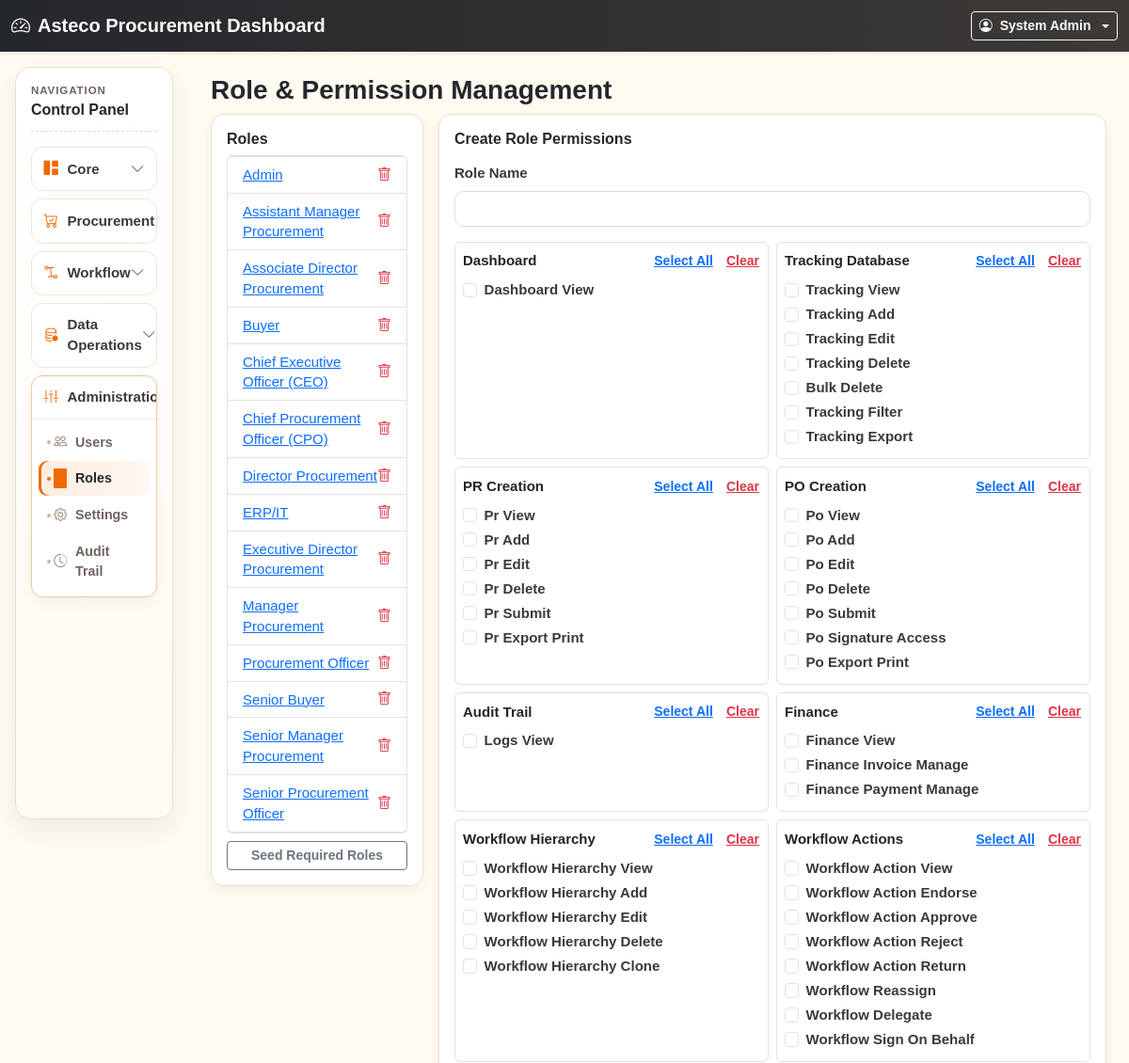
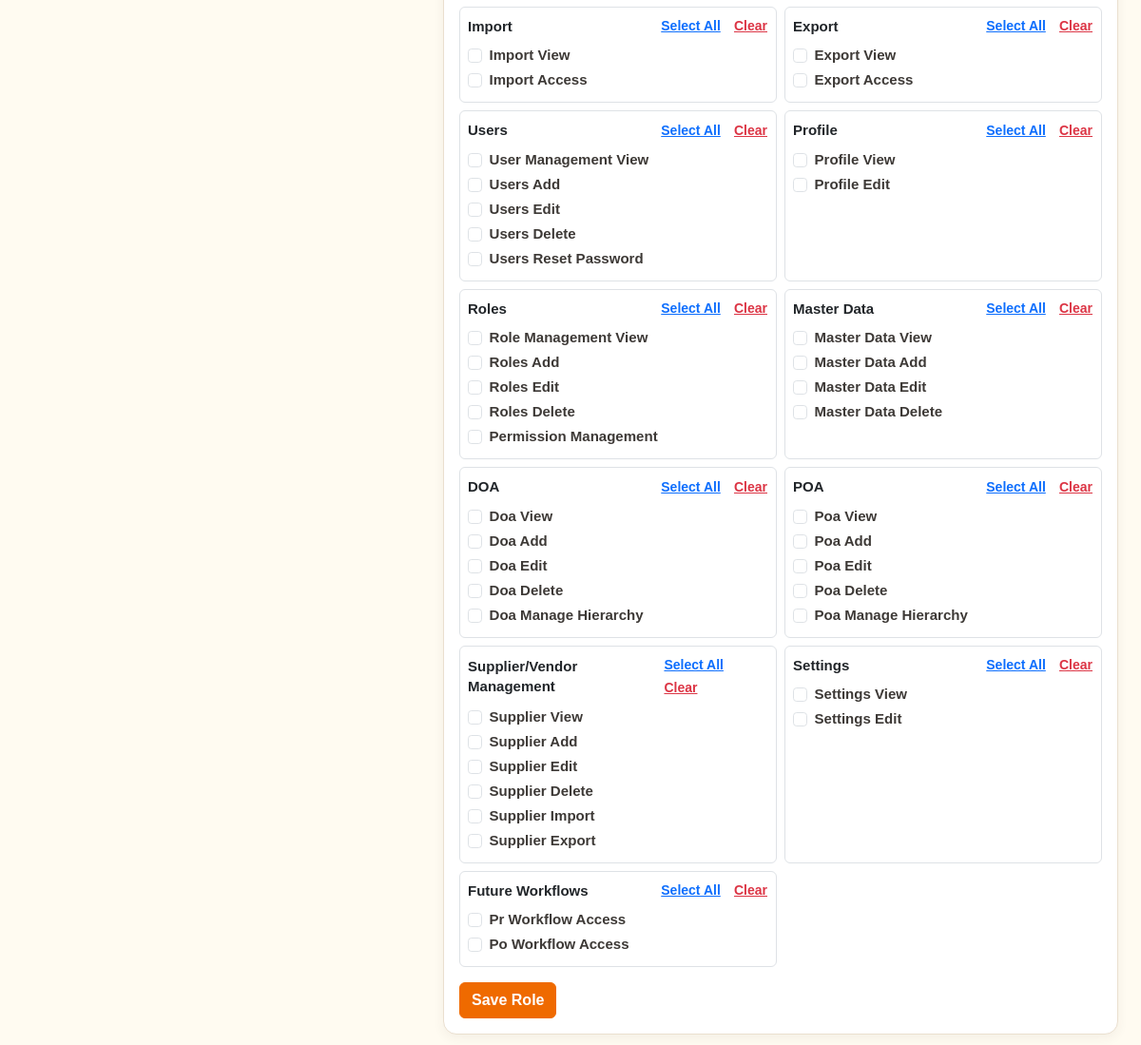
/roles/index.php (signed in), run on the app's committed database (2 pictures, top to bottom).
### tables this page shows
CREATE TABLE roles (
  id INT AUTO_INCREMENT PRIMARY KEY,
  role_name VARCHAR(50) NOT NULL UNIQUE,
  created_at DATETIME NULL,
  updated_at DATETIME NULL
);

### includes/functions.php (called while the page is built, shortened)
<?php
function e(?string $value): string
{
    return htmlspecialchars((string)$value, ENT_QUOTES, 'UTF-8');
}
function user(): ?array
{
    return $_SESSION['user'] ?? null;
}
function has_role(array $roles): bool
{
    $currentUser = user();
    return in_array($currentUser['role_name'], $roles, true);
}
function has_permission(string $permissionKey): bool
{
    if (has_role(['Admin'])) {
        return true;
    }
    $permissions = role_permissions();
    return !empty($permissions[$permissionKey]);
}

### roles/index.php (the view, shortened to what this page needs)
<?php
require_once __DIR__ . '/../layouts/header.php';
require_once __DIR__ . '/../layouts/sidebar.php';
$permissionGroups = [
    'Dashboard' => ['dashboard_view'],
    'Tracking Database' => ['tracking_view','tracking_add','tracking_edit','tracking_delete','bulk_delete','tracking_filter','tracking_export'],
    'PR Creation' => ['pr_view','pr_add','pr_edit','pr_delete','pr_submit','pr_export_print'],
    'PO Creation' => ['po_view','po_add','po_edit','po_delete','po_submit','po_signature_access','po_export_print'],
    'Audit Trail' => ['logs_view'],
    'Finance' => ['finance_view','finance_invoice_manage','finance_payment_manage'],
    'Workflow Hierarchy' => ['workflow_hierarchy_view','workflow_hierarchy_add','workflow_hierarchy_edit','workflow_hierarchy_delete','workflow_hierarchy_clone'],
    'Workflow Actions' => ['workflow_action_view','workflow_action_endorse','workflow_action_approve','workflow_action_reject','workflow_action_return','workflow_reassign','workflow_delegate','workflow_sign_on_behalf'],
    'Import' => ['import_view','import_access'],
    'Export' => ['export_view','export_access'],
    'Users' => ['user_management_view','users_add','users_edit','users_delete','users_reset_password'],
    'Profile' => ['profile_view','profile_edit'],
    'Roles' => ['role_management_view','roles_add','roles_edit','roles_delete','permission_management'],
    'Master Data' => ['master_data_view','master_data_add','master_data_edit','master_data_delete'],
    'DOA' => ['doa_view','doa_add','doa_edit','doa_delete','doa_manage_hierarchy'],
    'POA' => ['poa_view','poa_add','poa_edit','poa_delete','poa_manage_hierarchy'],
    'Supplier/Vendor Management' => ['supplier_view','supplier_add','supplier_edit','supplier_delete','supplier_import','supplier_export'],
    'Settings' => ['settings_view','settings_edit'],
    'Future Workflows' => ['pr_workflow_access','po_workflow_access']
];
$roles = $pdo->query('SELECT * FROM roles ORDER BY role_name')->fetchAll();
$selected = null;
$permMap = [];
?>
<h3>Role & Permission Management</h3>
<div class="row g-3">
  <div class="col-md-3">
    <div class="card p-3">
      <h6 class="mb-2">Roles</h6>
      <ul class="list-group mb-2">
        <?php foreach($roles as $r): ?><li class="list-group-item d-flex justify-content-between align-items-center">
          <a href="?edit=<?= $r['id'] ?>"><?= e($r['role_name']) ?></a>
          <a href="?delete=<?= $r['id'] ?>" class="text-danger" onclick="return confirm('Delete role?')"><i class="bi bi-trash"></i></a>
        </li><?php endforeach; ?>
      </ul>
      <form method="post" action="seed_roles.php"><button class="btn btn-outline-secondary btn-sm w-100">Seed Required Roles</button></form>
    </div>
  </div>
  <div class="col-md-9">
    <div class="card p-3">
      <h6 class="mb-3"><?= $selected ? 'Edit Role Permissions' : 'Create Role Permissions' ?></h6>
      <form method="post">
        <div class="mb-3"><label class="form-label">Role Name</label><input class="form-control" name="role_name" required value="<?= e($selected['role_name'] ?? '') ?>"></div>
        <div class="row g-2">
        <?php foreach($permissionGroups as $group => $keys): ?>
          <div class="col-md-6">
            <div class="border rounded p-2 h-100">
              <div class="d-flex justify-content-between align-items-center mb-2">
                <strong><?= e($group) ?></strong>
                <div>
                  <button type="button" class="btn btn-sm btn-link p-0 me-2 perm-select-all" data-group="<?= md5($group) ?>">Select All</button>
                  <button type="button" class="btn btn-sm btn-link p-0 text-danger perm-clear-all" data-group="<?= md5($group) ?>">Clear</button>
                </div>
              </div>
              <?php foreach($keys as $key): ?>
              <label class="form-check d-block perm-group-<?= md5($group) ?>">
                <input class="form-check-input" type="checkbox" name="permissions[<?= $key ?>]" value="1" <?= !empty($permMap[$key]) ? 'checked' : '' ?>>
                <span class="form-check-label"><?= e(str_replace('_',' ',ucwords($key,'_'))) ?></span>
              </label>
              <?php endforeach; ?>
            </div>
          </div>
        <?php endforeach; ?>
        </div>
        <button class="btn btn-primary mt-3">Save Role</button>
      </form>
    </div>
  </div>
</div>
<?php require_once __DIR__ . '/../layouts/footer.php'; ?>

### assets/css/app.css (style rules this page uses)
:root { --asteco-orange: #EF6A00; --off-white: #FFFBF1; --sandstone: #EEE6DA; --tan: #D4BE97; --warm-grey: #6F635F; --charcoal: #3D3936; --jet-black: #24272C; --pure-white: #FFFFFF; --lavender: #C9A0C0; --sun: #FED34C; --sand: #CDA78E; --lagoon: #72B096; --sky: #78C6E0; }
* { font-family: Tahoma, Arial, sans-serif; }
body { font-size: .94rem; background: var(--off-white); color: var(--charcoal); line-height: 1.45; }
h1,h2,h3,h4,h5,h6 { color: var(--jet-black); font-weight: 700; }
label, .form-label { color: var(--charcoal); font-weight: 600; }
.btn { font-weight: 600; }
.card { border: 1px solid #eadfcf; border-radius: 14px; box-shadow: 0 4px 12px rgba(61,57,54,.06); }
.form-control, .form-select { border-color: #e8dccb; border-radius: 10px; color: var(--charcoal); }
.form-control::placeholder { color: var(--warm-grey); }
.btn-primary { background: var(--asteco-orange); border-color: var(--asteco-orange); color: var(--pure-white); }

### data on the page
roles: role_name "Admin"
roles: role_name "Assistant Manager Procurement"
roles: role_name "Associate Director Procurement"
roles: role_name "Buyer"
roles: role_name "Chief Executive Officer (CEO)"
roles: role_name "Chief Procurement Officer (CPO)"
roles: role_name "Director Procurement"
roles: role_name "ERP/IT"
roles: role_name "Executive Director Procurement"
roles: role_name "Manager Procurement"
roles: role_name "Procurement Officer"
roles: role_name "Senior Buyer"
roles: role_name "Senior Manager Procurement"
roles: role_name "Senior Procurement Officer"

### other printed values
app_setting('app_name', $env['app_name']) "Asteco Procurement Dashboard"
user()['full_name'] "System Admin"
$group['label'] "Core"
$group['label'] "Procurement"
$group['label'] "Workflow"
$group['label'] "Data Operations"
$menuItem['label'] "Users"
$menuItem['label'] "Roles"
$menuItem['label'] "Settings"
$menuItem['label'] "Audit Trail"
$group "Dashboard"
str_replace('_',' ',ucwords($key,'_')) "Dashboard View"
$group "Tracking Database"
str_replace('_',' ',ucwords($key,'_')) "Tracking View"
str_replace('_',' ',ucwords($key,'_')) "Tracking Add"
